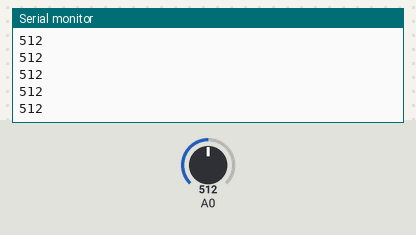
Bench run of a sketch on a simulated Arduino Uno, built with avr-gcc and run on an emulated ATmega328P. On the bench: the last lines printed to the serial monitor. Inputs (shaded band) come from the test bench; at power-on: A0 = 512.

Above: at 1.2 s.
1.3 s: A0 set to 716
At 1.31 s:
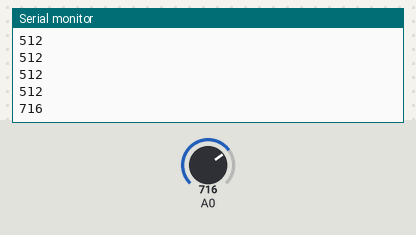
2.8 s: A0 set to 900
At 2.81 s:
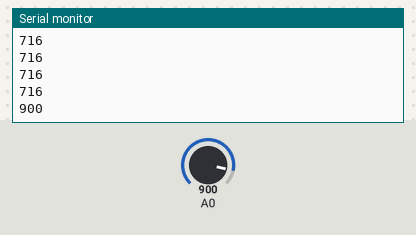
Timing chart, 0 to 5.8 s (numbered marks = the images above; inputs shaded):
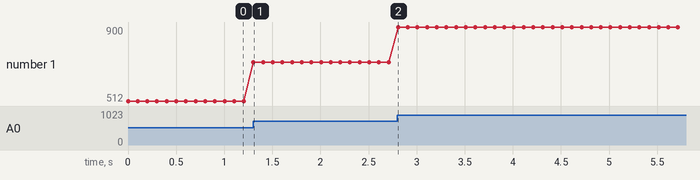

Measured:
- after the input at 1.3 s, the serial monitor: prints a new line at once (image 1)
- after the input at 2.8 s, the serial monitor: prints a new line at once (image 2)
- plotted number 1: 512 → 716 after the input at 1.3 s, 716 → 900 after the input at 2.8 s

The sketch:

LDR.ino
```cpp
int ldr = 7;

void setup()
{
  Serial.begin(9600);
  pinMode(ldr, INPUT);
}

void loop()
{
  Serial.println(analogRead(A0));
  //Serial.println(digitalRead(ldr));
  delay(100);
}
```
